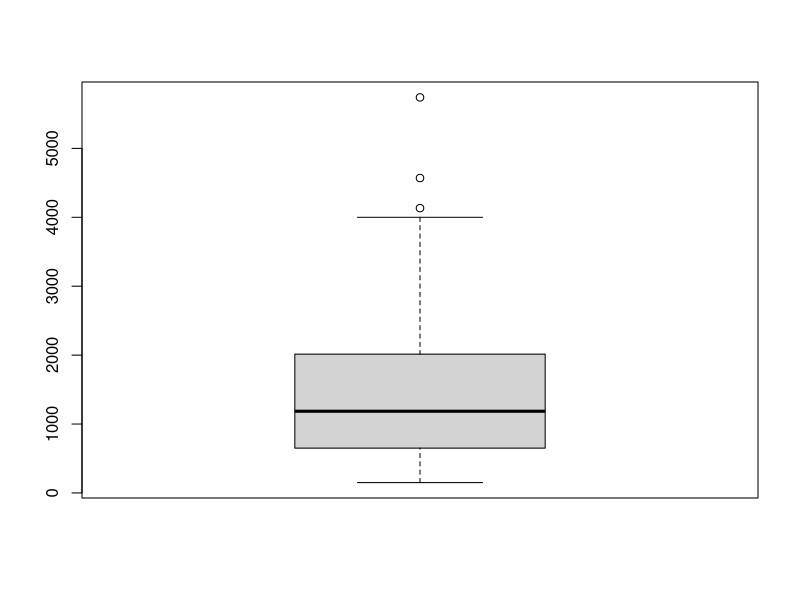
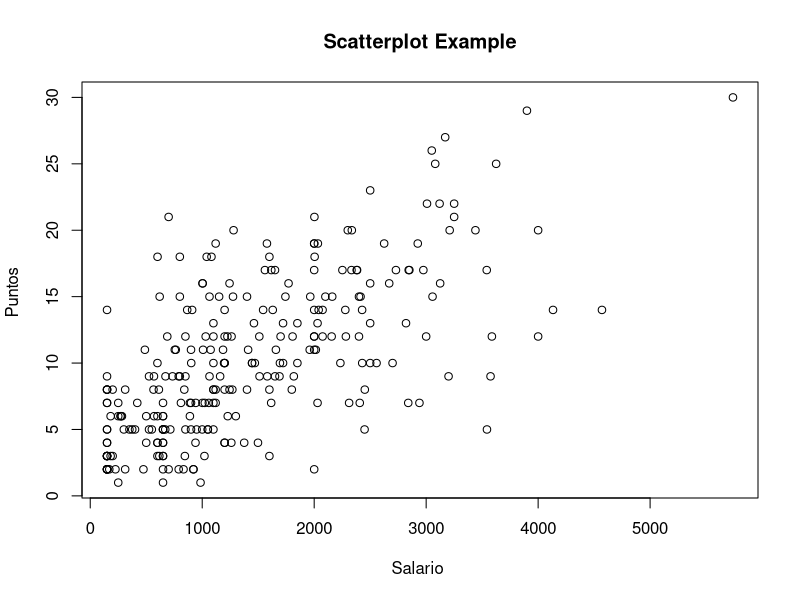

Write the R code that produced these figures, in order.
## ---- chunk 1
knitr::opts_chunk$set(echo = TRUE)
## ---- chunk 2
X = read.csv("nbasal.csv", header = TRUE, encoding="UTF-8")
## ---- chunk 3
summary(X$wage)
str(X$wage)
## ---- chunk 4
boxplot(X$wage)
## ---- chunk 5
mean(X$wage)
sd(X$wage)
## ---- chunk 6
media <- mean(X$wage)
desviacion_standard <- sd(X$wage)
alpha <- 1 - 0.99
n <- length(X$wage)

error <- qnorm(1 - alpha /2) * desviacion_standard / sqrt(n)

extremo_izq <- media - error

extremo_der <- media + error

extremo_izq
extremo_der

## ---- chunk 7
t.test(X$wage)
## ---- chunk 8
plot(X$wage, X$points, main="Scatterplot Example",
   xlab="Salario ", ylab="Puntos ") 
## ---- chunk 9
cor(X$wage, X$points)
## ---- chunk 10

